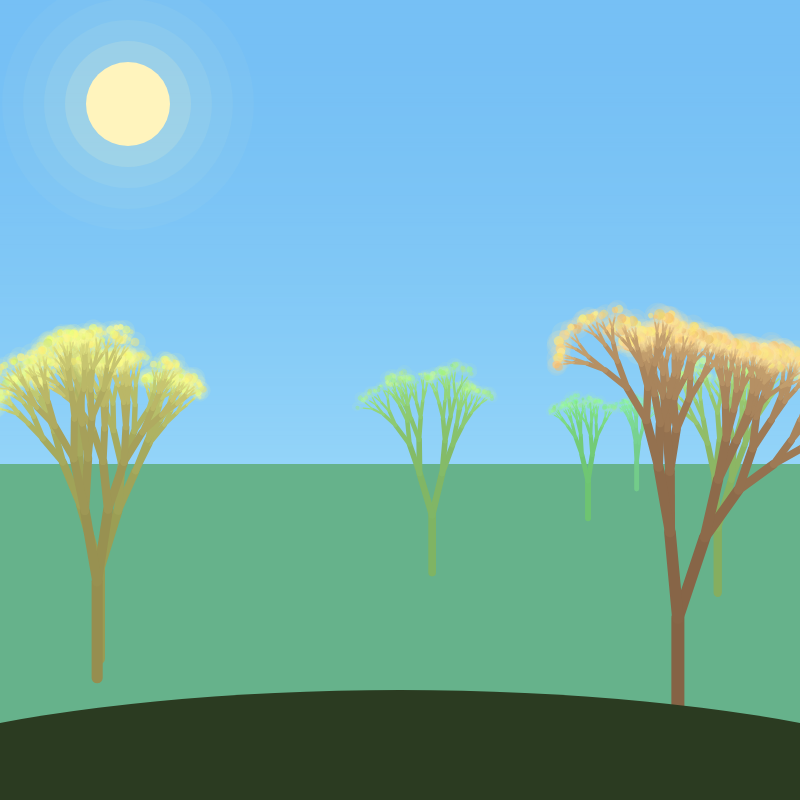
Frame 1 (no input)
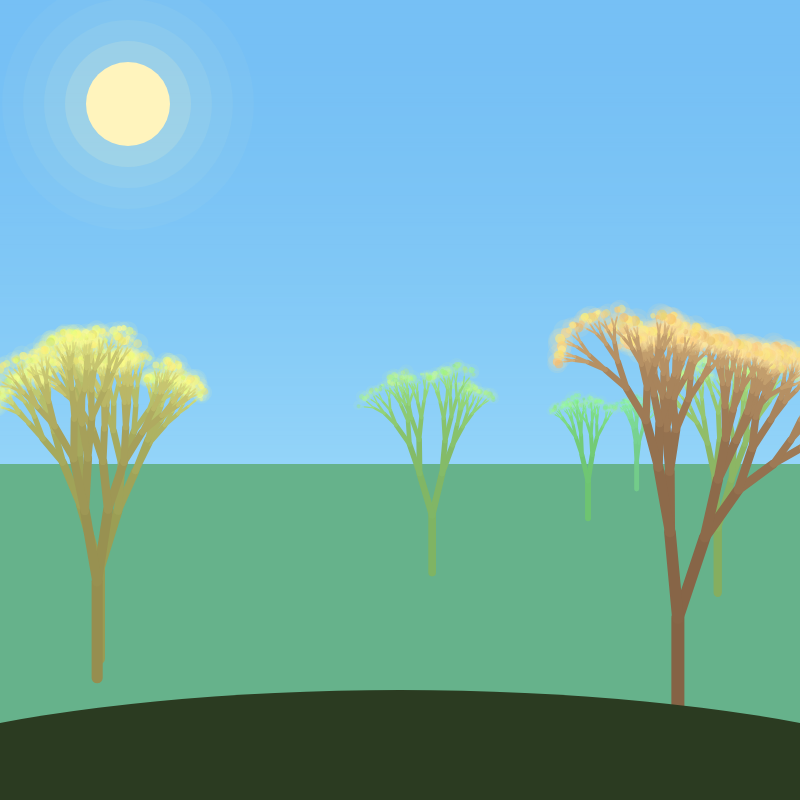
Frame 60 (no input)
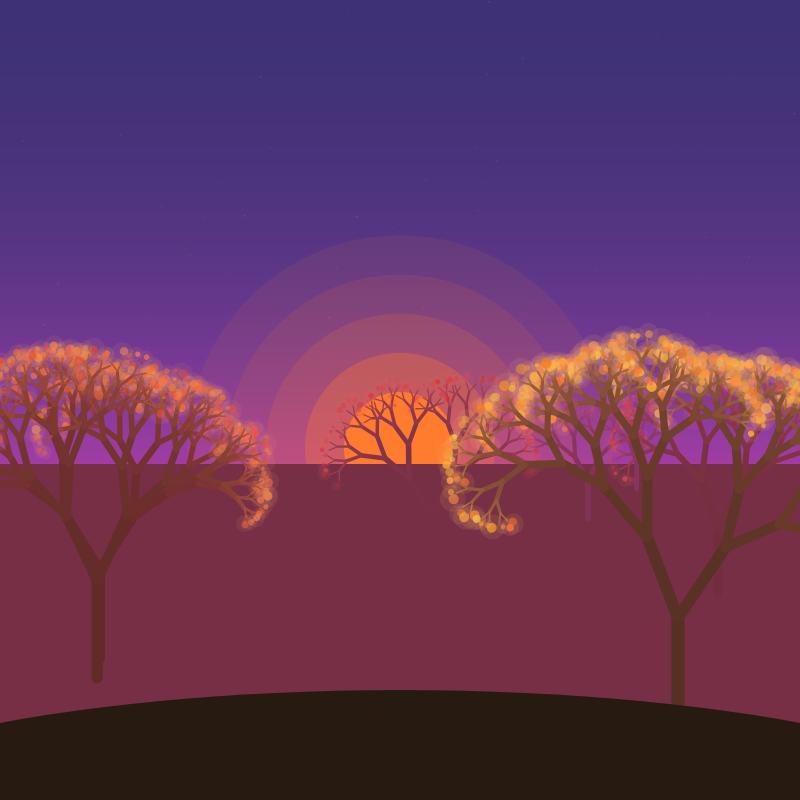
Frame 120 (the mouse pressed at the canvas centre since frame 60)

The p5.js sketch that drew these frames (run headless with seeded random() and noise() and a simulated clock; from frame 60 on, the mouse is pressed at the canvas centre):

// p5.js sketch
// ── sketch.js
/*

Sidney Ngai
DM3008 Generative Art - Week 9: Fractals & Recursion
"Living Forest"

Synopsis
  Recursive trees under a sky that runs from midday (mouse on the left) to
  midnight (mouse on the right). Each tree is a line with two smaller trees
  on its tip, and as night falls the branches spread, the sun sets into the
  moon and the blossoms glow under the stars.

What I changed from the Living Tree starter
  The weekly starter draws one tree under a fixed dusk sky. On top of its
  branch() recursion I added:
  - A forest. setup() grows TREES trees, each with its own seed, position,
    trunk length and recursion depth. They are drawn far to near, so near
    trees overlap far ones. Distance drives everything: far trees are
    shorter, thinner, shallower (depth 6 instead of 9) and blended towards
    the sky colour (atmospheric perspective), so they read as distant rather
    than just small.
  - A live sky. The starter caches its sky in createGraphics, but here the
    sky changes every frame, so it is redrawn as BANDS horizontal strips,
    cheap enough to run live and smooth enough that you cannot see the steps.
  - One celestial body instead of a fixed sun. A single disc arcs across the
    sky, dips to the horizon at sunset, and its size and colour shift from
    sun to sunset to moon on the way.
  - A day / night value, u (0 at midday, 1 at midnight), taken from mouseX.
    It is the single source of truth: sky, ground, bark, blossom, stars and
    the disc all read from it, through triLerp(), a three-stop colour ramp
    (midday, sunset, midnight).
  - Night glow. After dark each blossom gets stacked, low-alpha halos that
    spread wider and whiter, so where blossoms overlap in a dense canopy the
    tree lights up more than at its loose tips.

Controls
  mouse X  left = midday, middle = sunset, right = midnight. The same axis
           widens the branch angle, so the trees open up as the light goes.
  R        grow a new forest (new positions, shapes and blossoms)

Attributions
  The Living Tree starter (DM3008 week 9 class material, Ashley Hi):
    - started from the starter and changed by me: setup(), draw(), branch(),
      blossom(), paintSky() and keyPressed(). The recursive branch() (line,
      translate to the tip, two rotated children inside push() / pop()), the
      angle and length jitter fixed with randomSeed(), the noise() wind that
      only moves the tips, the depth-based stroke weight and bark-to-twig
      colour, and the blossom() at the tips are the starter's.
  Every other function is my own.
  Written for p5.js 1.11.11.

*/

//=== settings ===
let TREES = 7; // *** change how many trees are in the forest here
let BANDS = 180; // horizontal strips used to draw the sky gradient
let HORIZON = 0.58; // where the distant ground starts, as a fraction of height

let forestSeed = 7; // *** change the starting forest here
let trees = [];
let stars = [];

// set once per tree and read inside branch(), so the recursion does not need
// to pass six extra arguments down every level
let curDepth, curBark, curTwig, curBloom, curHaze, curWeight;
let curNight = 0; // 0 in daylight, 1 at midnight: how much the blossoms glow
let hazeCol; // the sky colour at the horizon, which far things fade towards

/////////////////////////////////////////////////////////////////
// Setup
// the stars and the forest are made once; draw() only lights them
/////////////////////////////////////////////////////////////////
// makes the canvas in HSB, then scatters the stars and grows the forest
function setup() {
  createCanvas(800, 800);
  colorMode(HSB, 360, 100, 100, 100);
  makeStars();
  makeForest();
}

// scatters 170 stars above the horizon, each with its own size, brightness and twinkle
function makeStars() {
  randomSeed(3); // the same sky every time
  stars = [];
  for (let i = 0; i < 170; i++) {
    stars.push({
      x: random(width),
      y: random(height * HORIZON),
      r: random(0.7, 2.3),
      a: random(25, 100),
      phase: random(TWO_PI), // so they do not all twinkle together
    });
  }
}

// places TREES trees from near to far: far ones are smaller, thinner and shallower
function makeForest() {
  randomSeed(forestSeed);
  trees = [];

  for (let i = 0; i < TREES; i++) {
    // spread the trees evenly from near (0) to far (1), then jitter
    let far = constrain(i / (TREES - 1) + random(-0.08, 0.08), 0, 1);

    trees.push({
      far: far,
      x: random(width * 0.08, width * 0.92),
      baseY: lerp(height * 0.92, height * (HORIZON + 0.03), far),
      len: lerp(118, 26, far), // trunk length: 118 near, 26 far
      depth: round(lerp(9, 6, far)), // far trees need fewer levels of recursion
      weight: lerp(1, 0.38, far),
      seed: floor(random(100000)),
    });
  }

  // far trees first, so near trees paint over them
  trees.sort(function (a, b) {
    return b.far - a.far;
  });
}

/////////////////////////////////////////////////////////////////
// Draw
// everything is lit by u, 0 at midday and 1 at midnight
/////////////////////////////////////////////////////////////////
// every frame: read the time of day from the mouse, paint sky, stars, sun or moon
// and ground, then draw the trees far to near and the hill in front
function draw() {
  let u = constrain(mouseX / width, 0, 1);
  let angle = map(mouseX, 0, width, 0.18, 0.72); // the trees open up as the light goes

  // the sky's top and bottom colour at midday, sunset and midnight
  let skyTop = triLerp(color(205, 52, 96), color(252, 58, 46), color(250, 70, 11), u);
  let skyBot = triLerp(color(196, 22, 100), color(16, 72, 96), color(238, 55, 24), u);
  hazeCol = lerpColor(skyTop, skyBot, pow(HORIZON, 1.8));
  curNight = constrain(map(u, 0.52, 0.95, 0, 1), 0, 1);

  paintSky(skyTop, skyBot);
  paintStars(u);
  paintCelestial(u);
  paintGround(u);

  for (let i = 0; i < trees.length; i++) {
    let tr = trees[i];
    randomSeed(tr.seed); // the same random numbers every frame, so the tree holds still

    curDepth = tr.depth;
    curWeight = tr.weight;
    curHaze = tr.far;
    curBark = triLerp(color(28, 48, 52), color(14, 58, 34), color(234, 34, 16), u);
    curTwig = triLerp(color(38, 42, 88), color(24, 62, 70), color(248, 24, 38), u);
    curBloom = triLerp(color(44, 52, 100), color(30, 78, 100), color(38, 58, 100), u);

    push();
    translate(tr.x, tr.baseY);
    branch(tr.len, tr.depth, angle);
    pop();
  }

  paintForegroundHill(u);
}

/////////////////////////////////////////////////////////////////
// The tree
// a branch is a line with two smaller trees on its tip
/////////////////////////////////////////////////////////////////
// draws one branch, moves to its tip, then draws two smaller branches rotated left and right
function branch(len, depth, angle) {
  let t = 1 - depth / curDepth; // 0 at the trunk, 1 at the tips

  // bark at the trunk, twig colour at the tips, then fade far trees into the haze
  let c = lerpColor(curBark, curTwig, pow(t, 1.6));
  if (curHaze > 0) c = lerpColor(c, hazeCol, curHaze * 0.62);

  stroke(c);
  strokeWeight(map(depth, 0, curDepth, 0.4, 13) * curWeight);
  strokeCap(ROUND);
  line(0, 0, 0, -len);
  translate(0, -len); // the origin is now the tip, so the children start here

  // base case: a blossom instead of more branches
  if (depth === 0) {
    blossom();
    return;
  }

  // wind is multiplied by t, so the tips sway and the trunk does not
  let wind = (noise(depth * 0.3, frameCount * 0.008) - 0.5) * 0.5 * t;
  let a1 = angle + random(-0.15, 0.15) + wind;
  let a2 = -angle + random(-0.15, 0.15) + wind;

  // push() / pop() so each child starts from this tip, not from where the last one ended
  push();
  rotate(a1);
  branch(len * random(0.66, 0.78), depth - 1, angle);
  pop();

  push();
  rotate(a2);
  branch(len * random(0.66, 0.78), depth - 1, angle);
  pop();
}

// a blossom at the tip of a branch, with a halo that grows and brightens after dark
function blossom() {
  if (random() > 0.82) return; // leave some tips bare

  noStroke();
  let r = random(4, 11) * curWeight;
  let fade = 1 - curHaze * 0.45; // distant blossoms sit in the haze
  let c = lerpColor(curBloom, hazeCol, curHaze * 0.5);

  // the glow. by day this is one faint halo you barely notice. at night it
  // opens into stacked low-alpha discs that spread wider and whiter, and they
  // add up where blossoms overlap, so dense parts of the canopy light up most
  let layers = 1;
  if (curNight > 0.05) layers = curHaze > 0.5 ? 2 : 3;
  for (let i = layers; i >= 1; i--) {
    let spread = 2.5 + curNight * 2.8 * (i / layers);
    let a = (11 + curNight * 28) / i;
    fill(hue(c), saturation(c) * (0.72 - curNight * 0.12), brightness(c), a * fade);
    circle(0, 0, r * spread);
  }

  // the blossom itself, brighter and hotter after dark
  fill(
    hue(c) + random(-12, 12),
    saturation(c) * random(0.85, 1.15) * (1 - curNight * 0.1),
    min(100, brightness(c) * random(0.9, 1.05) + curNight * 16),
    min(100, (random(45, 80) + curNight * 20) * fade)
  );
  circle(random(-2, 2) * curWeight, random(-2, 2) * curWeight, r);
}

/////////////////////////////////////////////////////////////////
// The sky
/////////////////////////////////////////////////////////////////
// a vertical gradient drawn as BANDS strips, redrawn every frame
function paintSky(top, bot) {
  noStroke();
  let h = height / BANDS + 1; // +1 so the strips overlap and leave no gaps
  for (let i = 0; i < BANDS; i++) {
    let ty = i / BANDS;
    fill(lerpColor(top, bot, pow(ty, 1.8)));
    rect(0, ty * height, width, h);
  }
}

// twinkling stars that fade in from just after sunset
function paintStars(u) {
  let night = constrain(map(u, 0.45, 0.88, 0, 1), 0, 1);
  if (night <= 0) return;

  noStroke();
  for (let i = 0; i < stars.length; i++) {
    let s = stars[i];
    let twinkle = 0.65 + 0.35 * sin(frameCount * 0.03 + s.phase);
    fill(0, 0, 100, s.a * night * twinkle);
    circle(s.x, s.y, s.r);
  }
}

// one disc for both sun and moon: it arcs from high left to high right,
// dips to the horizon at sunset, and changes size and colour on the way
function paintCelestial(u) {
  let x = lerp(width * 0.16, width * 0.84, u);
  let y = height * 0.13 + sin(u * PI) * height * 0.43;

  let size = triLerpNum(84, 112, 54, u); // biggest at sunset, smallest as the moon
  let glowA = triLerpNum(16, 34, 10, u);
  let glowR = triLerpNum(3.0, 3.8, 2.3, u);
  let body = triLerp(color(50, 26, 100), color(22, 82, 100), color(46, 7, 100), u);

  noStroke();

  // a soft glow from a few stacked discs
  for (let i = 4; i >= 1; i--) {
    fill(hue(body), saturation(body), brightness(body), (glowA / i) * 0.9);
    circle(x, y, size * (1 + ((glowR - 1) * i) / 4));
  }

  fill(body);
  circle(x, y, size);
}

/////////////////////////////////////////////////////////////////
// The ground
/////////////////////////////////////////////////////////////////
// the ground colour at this time of day: green by day, warm at sunset, blue at night
function groundColour(u) {
  return triLerp(color(96, 44, 42), color(24, 58, 28), color(236, 46, 11), u);
}

// the flat ground from the horizon down, pushed towards the sky colour because it is far away
function paintGround(u) {
  let g = groundColour(u);
  noStroke();
  fill(lerpColor(g, hazeCol, 0.5));
  rect(0, height * HORIZON, width, height * (1 - HORIZON));
}

// a dark hill in front of everything, so the nearest trunks have somewhere to stand
function paintForegroundHill(u) {
  let g = groundColour(u);
  noStroke();
  fill(hue(g), saturation(g), brightness(g) * 0.55);
  ellipse(width / 2, height + 40, width * 1.6, 300);
}

/////////////////////////////////////////////////////////////////
// Helpers
/////////////////////////////////////////////////////////////////
// three-stop colour ramp: a at u = 0 (midday), b at u = 0.5 (sunset), c at u = 1 (midnight)
function triLerp(a, b, c, u) {
  return u < 0.5 ? lerpColor(a, b, u * 2) : lerpColor(b, c, (u - 0.5) * 2);
}

// the same ramp for plain numbers
function triLerpNum(a, b, c, u) {
  return u < 0.5 ? lerp(a, b, u * 2) : lerp(b, c, (u - 0.5) * 2);
}

/////////////////////////////////////////////////////////////////
// Controls
/////////////////////////////////////////////////////////////////
// R grows a new forest. draw() has just fixed the random seed for the last tree,
// so the seed is reset from the clock first, or R would give the same forests every time
function keyPressed() {
  if (key === "r" || key === "R") {
    randomSeed(millis());
    forestSeed = floor(random(100000));
    makeForest();
  }
}
